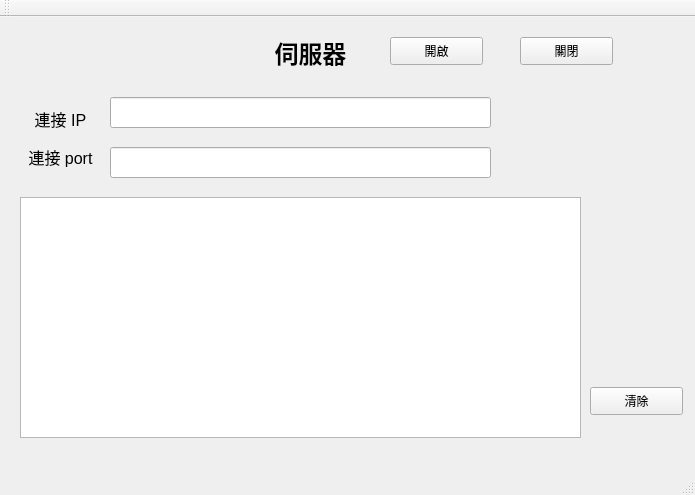
<?xml version="1.0" encoding="UTF-8"?>
<ui version="4.0">
 <class>MainWindow</class>
 <widget class="QMainWindow" name="MainWindow">
  <property name="geometry">
   <rect>
    <x>0</x>
    <y>0</y>
    <width>695</width>
    <height>495</height>
   </rect>
  </property>
  <property name="windowTitle">
   <string>MainWindow</string>
  </property>
  <widget class="QWidget" name="centralWidget">
   <widget class="QLabel" name="label">
    <property name="geometry">
     <rect>
      <x>260</x>
      <y>10</y>
      <width>101</width>
      <height>51</height>
     </rect>
    </property>
    <property name="text">
     <string>&lt;html&gt;&lt;head/&gt;&lt;body&gt;&lt;p align=&quot;center&quot;&gt;&lt;span style=&quot; font-size:18pt; font-weight:600;&quot;&gt;伺服器&lt;/span&gt;&lt;/p&gt;&lt;/body&gt;&lt;/html&gt;</string>
    </property>
   </widget>
   <widget class="QLabel" name="label_2">
    <property name="geometry">
     <rect>
      <x>20</x>
      <y>90</y>
      <width>81</width>
      <height>21</height>
     </rect>
    </property>
    <property name="text">
     <string>&lt;html&gt;&lt;head/&gt;&lt;body&gt;&lt;p align=&quot;center&quot;&gt;&lt;span style=&quot; font-size:12pt;&quot;&gt;連接 IP&lt;/span&gt;&lt;/p&gt;&lt;/body&gt;&lt;/html&gt;</string>
    </property>
   </widget>
   <widget class="QLabel" name="label_3">
    <property name="geometry">
     <rect>
      <x>10</x>
      <y>120</y>
      <width>101</width>
      <height>41</height>
     </rect>
    </property>
    <property name="text">
     <string>&lt;html&gt;&lt;head/&gt;&lt;body&gt;&lt;p align=&quot;center&quot;&gt;&lt;span style=&quot; font-size:12pt;&quot;&gt;連接 port&lt;/span&gt;&lt;/p&gt;&lt;/body&gt;&lt;/html&gt;</string>
    </property>
   </widget>
   <widget class="QLineEdit" name="leConnectedAddress">
    <property name="geometry">
     <rect>
      <x>110</x>
      <y>80</y>
      <width>381</width>
      <height>31</height>
     </rect>
    </property>
    <property name="font">
     <font>
      <family>Adobe Devanagari</family>
      <pointsize>14</pointsize>
      <weight>75</weight>
      <bold>true</bold>
     </font>
    </property>
   </widget>
   <widget class="QLineEdit" name="leConnectedPort">
    <property name="geometry">
     <rect>
      <x>110</x>
      <y>130</y>
      <width>381</width>
      <height>31</height>
     </rect>
    </property>
    <property name="font">
     <font>
      <family>Adobe Devanagari</family>
      <pointsize>14</pointsize>
      <weight>75</weight>
      <bold>true</bold>
     </font>
    </property>
   </widget>
   <widget class="QTextEdit" name="teReceiveMessage">
    <property name="geometry">
     <rect>
      <x>20</x>
      <y>180</y>
      <width>561</width>
      <height>241</height>
     </rect>
    </property>
    <property name="font">
     <font>
      <family>Adobe Devanagari</family>
      <pointsize>11</pointsize>
      <weight>75</weight>
      <bold>true</bold>
     </font>
    </property>
   </widget>
   <widget class="QPushButton" name="pbReady">
    <property name="geometry">
     <rect>
      <x>390</x>
      <y>20</y>
      <width>93</width>
      <height>28</height>
     </rect>
    </property>
    <property name="text">
     <string>開啟</string>
    </property>
   </widget>
   <widget class="QPushButton" name="pbClose">
    <property name="geometry">
     <rect>
      <x>520</x>
      <y>20</y>
      <width>93</width>
      <height>28</height>
     </rect>
    </property>
    <property name="text">
     <string>關閉</string>
    </property>
   </widget>
   <widget class="QPushButton" name="pbRefresh">
    <property name="geometry">
     <rect>
      <x>590</x>
      <y>370</y>
      <width>93</width>
      <height>28</height>
     </rect>
    </property>
    <property name="text">
     <string>清除</string>
    </property>
   </widget>
  </widget>
  <widget class="QMenuBar" name="menuBar">
   <property name="geometry">
    <rect>
     <x>0</x>
     <y>0</y>
     <width>695</width>
     <height>24</height>
    </rect>
   </property>
  </widget>
  <widget class="QToolBar" name="mainToolBar">
   <attribute name="toolBarArea">
    <enum>TopToolBarArea</enum>
   </attribute>
   <attribute name="toolBarBreak">
    <bool>false</bool>
   </attribute>
  </widget>
  <widget class="QStatusBar" name="statusBar"/>
 </widget>
 <layoutdefault spacing="6" margin="11"/>
 <resources/>
 <connections/>
</ui>
